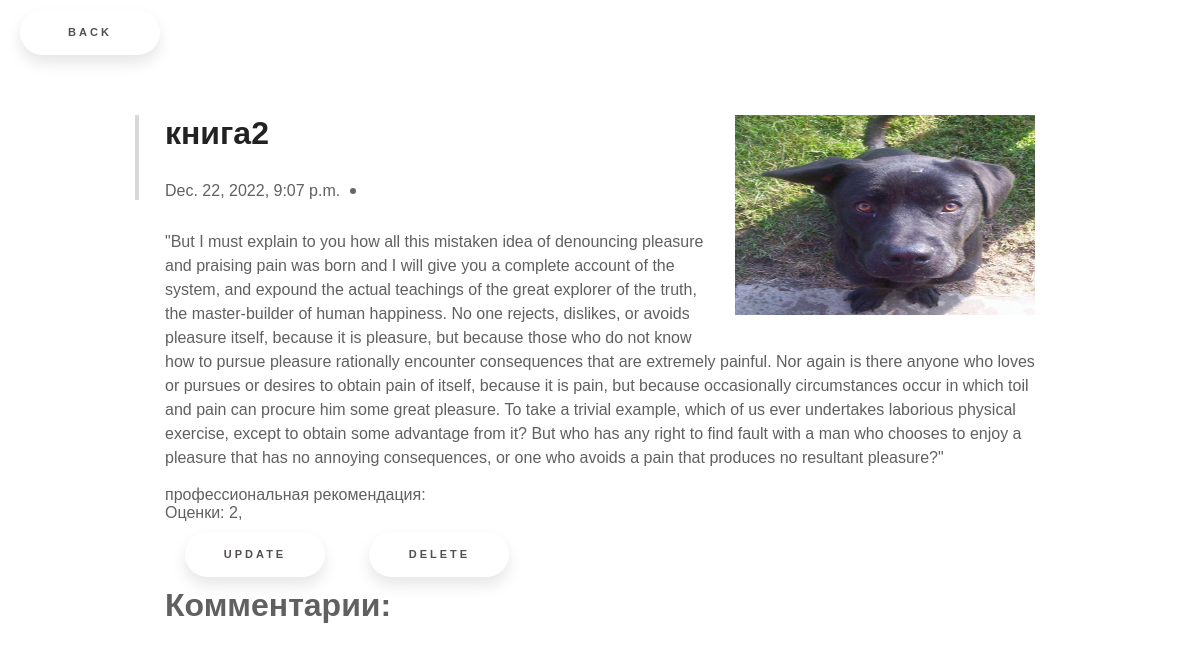
Page /book_detail/9/ on the committed database.
### book/models.py (models this page shows, shortened)
class Book(models.Model):
    title = models.CharField(max_length=100)
    image = models.ImageField(upload_to='')
    description = models.TextField()
    created_date = models.DateTimeField(auto_now_add=True)
    updated_date = models.DateTimeField(auto_now_add=True)

class Rating(models.Model):
    choice_book = models.ForeignKey(Book, on_delete=models.CASCADE, related_name='book_rate')
    RATE = (
        ('1', '1'),
        ('2', '2'),
        ('3', '3'),
        ('4', '4'),
        ('5', '5')
    )
    rating = models.CharField(max_length=100, choices=RATE)

### book/views.py (the view)
# urls.py: path('book_detail/<int:id>/', views.BookDetailView.as_view(), name='detail'),
class BookDetailView(generic.DetailView):
    template_name = 'book_detail.html'
    def get_object(self, **kwargs):
        book_id = self.kwargs.get('id')
        return get_object_or_404(models.Book, id=book_id)

### templates/book_detail.html (shortened to what this page needs)
<!DOCTYPE html>
{% load static %}
<html lang="en">
<head>
        <link rel="stylesheet" href="{% static 'css/style_detail.css' %}">
</head>
<body>
<a href="http://127.0.0.1:8000/" class="floating-button">Back</a>
<div class="container">
    <div class="post">
        <div class="post-image">
            <img src="{{object.image.url}}" alt="" width="200" height="200">
        </div>
        <div class="post-content">
            <div class="post-header">
                <h1>{{object.title}}</h1>
                <div class="post-meta">
                    <time>{{object.created_date}}</time>
                </div>
            </div>
            <p>
                {{object.description}}
            </p>
            <div> профессиональная рекомендация:
            </div>
            <div>Оценки:
                {% for i in object.book_rate.all %}
                    <a>{{ i.rating }},</a>
                {% endfor %}
            </div>
        </div>
        <a class="floating-button" href="/book/{{object.id}}/update/">Update</a>
        <a class="floating-button" href="/book/{{object.id}}/delete/">Delete</a>
    </div>
<div>
                <h1>Комментарии:</h1>
            </div>
</div>
</body>
</html>

### static/css/style_detail.css (style rules this page uses)
* { box-sizing: border-box; margin: 0; }
body { font-family: 'Montserrat', sans-serif; color: #606060; font-size: 14px; }
.container { max-width: 960px; margin: 50px auto; padding: 0 15px; background: white; }
.post-image img { width: 100%; margin: 0 0 20px 0; }
.post h1 { color: #222; font-weight: 600; margin-bottom: 30px; }
.post-meta { margin-bottom: 30px; display: flex; flex-wrap: wrap; }
time, .author { padding-right: 26px; position: relative; }
time:after, .author:after { content: ""; width: 6px; height: 6px; border-radius: 50%; background: #666; position: absolute; top: 50%; right: 10px; transform: translateY(-50%); }
p { line-height: 1.5; margin-bottom: 1em; }
@media (min-width: 768px) { body { font-size: 16px; } }
@media (min-width: 768px) { .container { padding: 0 45px; } }
@media (min-width: 768px) { .post-image img { float: right; width: 300px; margin: 0 0 20px 20px; } }
@media (min-width: 768px) { .post-header { padding-left: 26px; border-left: 4px solid #D8D8D8; margin-left: -30px; } }
body { background: url(https://html5book.ru/wp-content/uploads/2015/07/background39.png); }
.floating-button { text-decoration: none; display: inline-block; width: 140px; height: 45px; line-height: 45px; border-radius: 45px; margin: 10px 20px; font-family: 'Montserrat', sans-serif; font-size: 11px; text-transform: uppercase; text-align: center; letter-spacing: 3px; font-weight: 600; color: #524f4e; background: white; box-shadow: 0 8px 15px rgba(0, 0, 0, .1); transition: .3s; }

### rows in the picture
Book: image (picture), title "книга2", created_date "Dec. 22, 2022, 9:07 p.m.", description "\"But I must explain to you how all this mistaken idea of denouncing pleasure and praising pain was born and I will give you a complete account of the system, and expound the actual teachings of the great explorer of the truth, the master-builder of human happiness. No one rejects, dislikes, or avoids pleasure itself, because it is pleasure, but because those who do not know how to pursue pleasure rationally encounter consequences that are extremely painful. Nor again is there anyone who loves or pursues or desires to obtain pain of itself, because it is pain, but because occasionally circumstances occur in which toil and pain can procure him some great pleasure. To take a trivial example,…"
Rating: rating "2"
